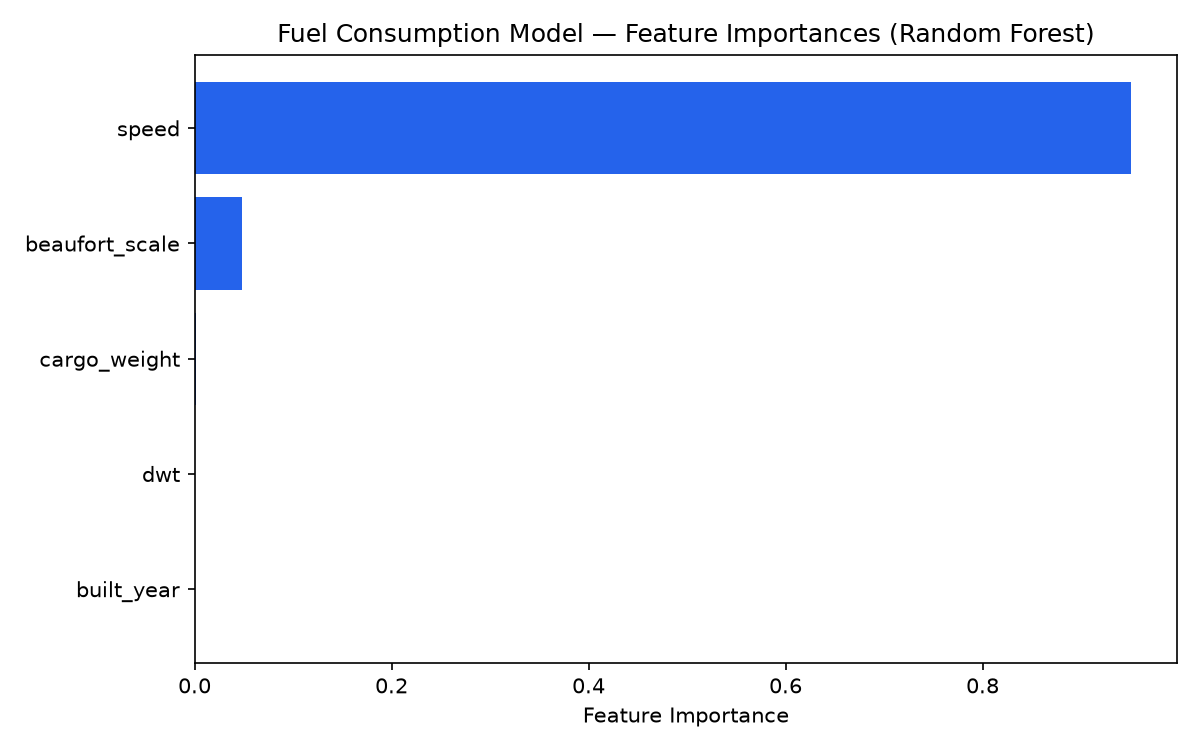

Source code (Python):
# models/feature_importance.py
"""
Loads the trained fuel model and plots feature importances.

Run from the project root with:
    python models/feature_importance.py
"""

import os
import joblib
import matplotlib.pyplot as plt

FEATURES = ['speed', 'cargo_weight', 'beaufort_scale', 'dwt', 'built_year']
MODEL_PATH = os.path.join(os.path.dirname(__file__), 'fuel_model.pkl')
OUTPUT_PATH = os.path.join(os.path.dirname(__file__), 'feature_importance.png')

if __name__ == "__main__":
    model = joblib.load(MODEL_PATH)
    importances = model.feature_importances_

    # Sort features by importance, descending
    order = importances.argsort()[::-1]
    sorted_features = [FEATURES[i] for i in order]
    sorted_importances = importances[order]

    for feat, imp in zip(sorted_features, sorted_importances):
        print(f"{feat:20s} {imp:.4f}")

    plt.figure(figsize=(8, 5))
    plt.barh(sorted_features[::-1], sorted_importances[::-1], color="#2563eb")
    plt.xlabel("Feature Importance")
    plt.title("Fuel Consumption Model — Feature Importances (Random Forest)")
    plt.tight_layout()
    plt.savefig(OUTPUT_PATH, dpi=150)
    print(f"\nChart saved to {OUTPUT_PATH}")
